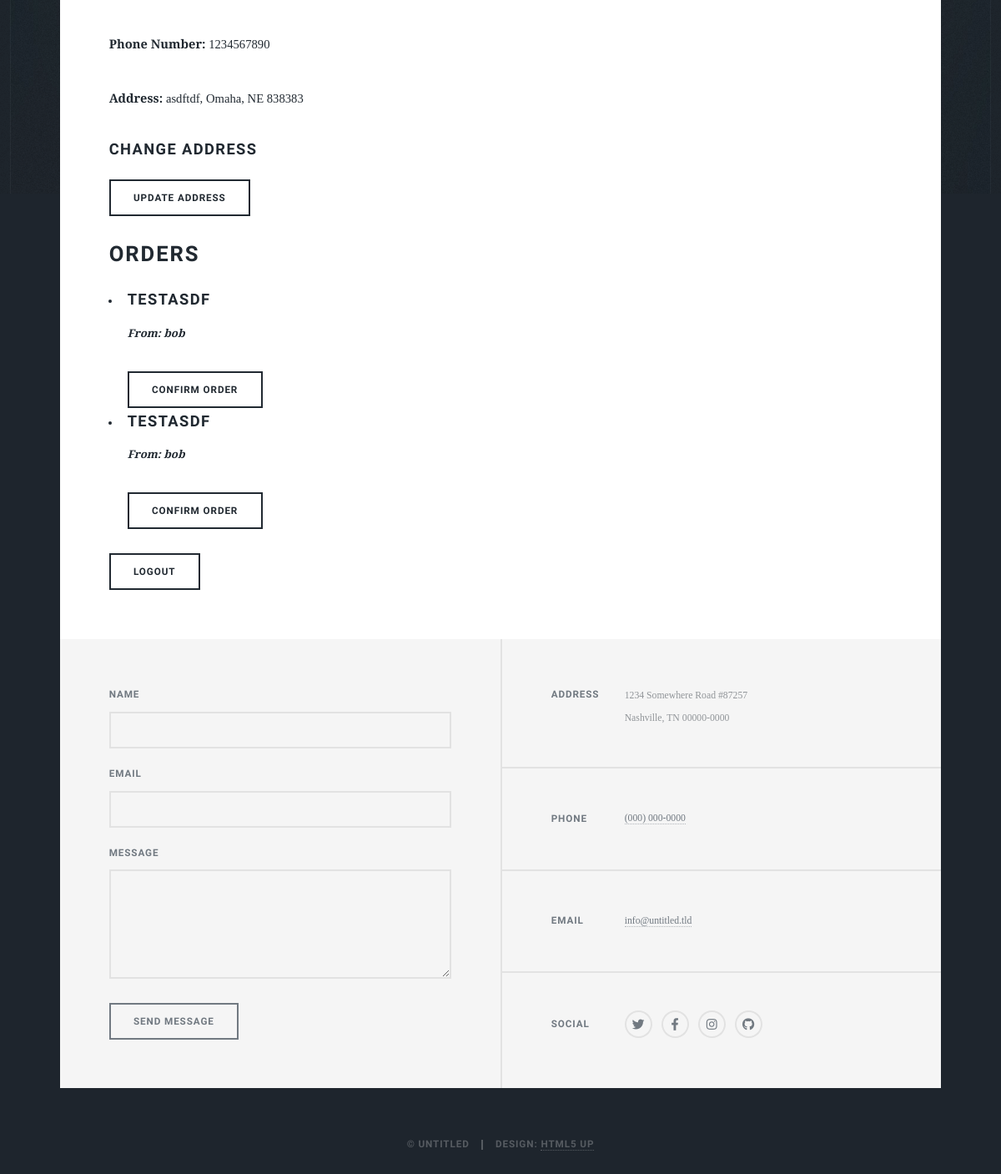
The page /profile (signed in, lower part) on the database as committed earlier.
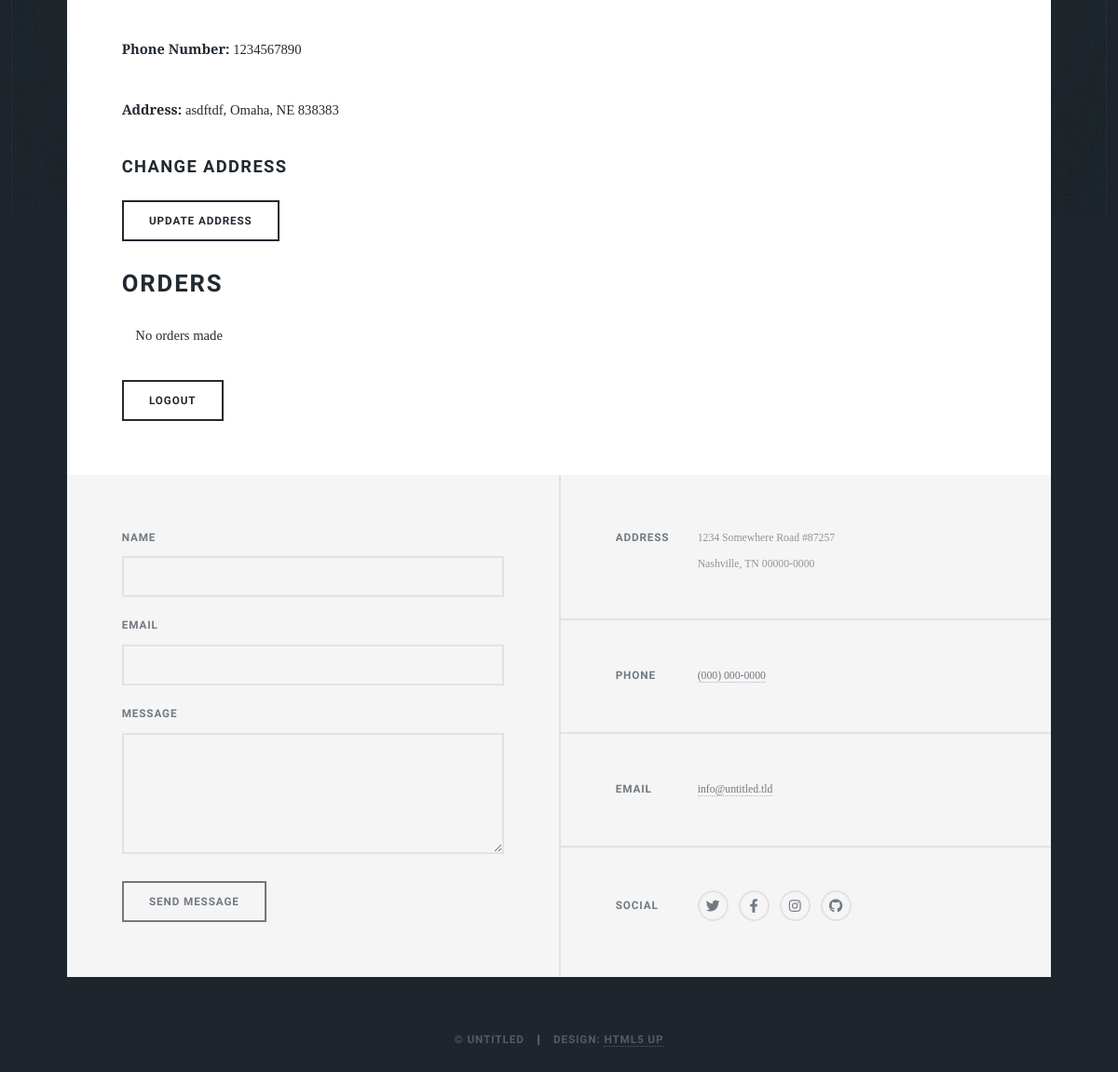
The same page on the database as committed later.
### site_app/models.py (models this page shows, shortened)
class Order(models.Model):
    id = models.UUIDField(primary_key=True, default=uuid.uuid4, editable=False)
    stripe_session_id = models.CharField(max_length=255, blank=True, null=True)
    product = models.ForeignKey(Product, on_delete=models.CASCADE)
    buyer = models.ForeignKey(User, on_delete=models.SET_NULL, null=True, blank=True, related_name="orders_bought")
    seller = models.ForeignKey(User, on_delete=models.SET_NULL, null=True, blank=True, related_name="orders_sold")
    buyer_address = models.ForeignKey(Address, on_delete=models.SET_NULL, null=True, blank=True)

class Product(models.Model):
    id = models.UUIDField(primary_key=True, default=uuid.uuid4, editable=False)
    name = models.CharField(max_length=255)
    price = models.FloatField()
    category = models.TextField()  # Store categories as semicolon-separated values
    owner = models.ForeignKey(User, on_delete=models.CASCADE, related_name="products")
    date_posted = models.DateTimeField(auto_now_add=True)
    buyer_address = models.ForeignKey(Address, on_delete=models.SET_NULL, null=True, blank=True)
    is_bought = models.BooleanField(default=False)

class User(AbstractUser):  # Extending Django's built-in user model
    location = models.CharField(max_length=100, blank=True, null=True)
    phone_number = models.BigIntegerField(blank=True, null=True)
    address = models.ForeignKey(Address, on_delete=models.SET_NULL, null=True, blank=True)
    list_display = ("id", "username", "email", "location", "phone_number")
    fieldsets = [
        (None, {"fields": ["id", "username", "email", "location", "phone_number"]}),
        ("Personal info", {"fields": ["id", "username", "email", "location", "phone_number"]})
    ]

### site_app/views.py (the view)
# urls.py: path('profile', views.profile, name='profile'),
@login_required
def profile(request):
    u = request.user
    addr_form = AddressForm()
    account_orders = Order.objects.filter(seller=request.user.id)
    return render(request, 'site_app/elements.html', {'profile': u, 'form': addr_form, 'orders': account_orders})

### site_app/forms.py
class AddressForm(forms.Form):
        address_line1 = forms.CharField()
        address_line2 = forms.CharField()
        city = forms.CharField()
        state = forms.CharField()
        zip_code = forms.IntegerField()

### site_app/templates/site_app/elements.html (shortened to what this page needs)
{% load static %}
<!DOCTYPE HTML>
<html>
	<head>
		<link rel="stylesheet" href={% static "assets/css/main.css" %} />
	</head>
	<body class="is-preload">
			<div id="wrapper">
				<div id="main">
					<section>
						{% if user.is_authenticated %}
							<div>
								<p><strong>Location:</strong> {{ user.location }}</p>
								<p><strong>Phone Number:</strong> {{ user.phone_number }}</p>
								{% if user.address %}
									<p><strong>Address:</strong> {{ user.address.address_line1 }}, {{ user.address.city }}, {{ user.address.state }} {{ user.address.zip_code }}</p>
								{% else %}
									<p><strong>Address:</strong> Not available</p>
								{% endif %}
								<h3>Change Address</h3>
								<form action="{% url 'update_address' %}" method="post">
									<div><button type="submit">Update Address</button></div>
								</form>
								<h2>Orders</h2>
								<ul class="posts">
									{% for order in orders %}
									<li>
									<article>
										<header>
											<h3>{{ order.product.name }}</h3>
											<p><strong>From: {{ order.seller.username }}</strong></p>
										</header>
										<a href="{% url 'confirm-order' order.id %}" class="button">Confirm Order</a>
									</article>
									</li>
									{% empty %}
									<p>No orders made</p>
									{% endfor %}
								</ul>
							</div>
							<form method="POST" action="{% url 'logout' %}">
								<button type="submit">Logout</button>
							</form>
						{% else %}
							<p>You are not logged in.
								<a href="{% url 'login' %}"> <button type="button">Login Here</button></a>.</p>
							<p>Or Create an account here if you don't have one.
								 <a href="/signup"><button type="button">Create account</button></a>.</p>
						{% endif %}
							</section>
					</div>
					<footer id="footer">
						<section>
							<form method="post" action="#">
								<div class="fields">
									<div class="field">
										<label for="name">Name</label>
										<input type="text" name="name" id="name" />
									</div>
									<div class="field">
										<label for="email">Email</label>
										<input type="text" name="email" id="email" />
									</div>
									<div class="field">
										<label for="message">Message</label>
										<textarea name="message" id="message" rows="3"></textarea>
									</div>
								</div>
								<ul class="actions">
									<li><input type="submit" value="Send Message" /></li>
								</ul>
							</form>
						</section>
						<section class="split contact">
							<section class="alt">
								<h3>Address</h3>
								<p>1234 Somewhere Road #87257<br />
								Nashville, TN 00000-0000</p>
							</section>
							<section>
								<h3>Phone</h3>
								<p><a href="#">(000) 000-0000</a></p>
							</section>
							<section>
								<h3>Email</h3>
								<p><a href="#">info@untitled.tld</a></p>
							</section>
							<section>
								<h3>Social</h3>
								<ul class="icons alt">
									<li><a href="#" class="icon brands alt fa-twitter"><span class="label">Twitter</span></a></li>
									<li><a href="#" class="icon brands alt fa-facebook-f"><span class="label">Facebook</span></a></li>
									<li><a href="#" class="icon brands alt fa-instagram"><span class="label">Instagram</span></a></li>
									<li><a href="#" class="icon brands alt fa-github"><span class="label">GitHub</span></a></li>
								</ul>
							</section>
						</section>
					</footer>
					<div id="copyright">
						<ul><li>&copy; Untitled</li><li>Design: <a href="https://html5up.net">HTML5 UP</a></li></ul>
					</div>
			</div>
	</body>
</html>

Rows that differ between the two databases and show on the page:
removed Order: product.name "TESTASDF", seller.username "bob"
removed Order: product.name "TESTASDF", seller.username "bob"
Other text that changed with them:
text now shown: "No orders made"
